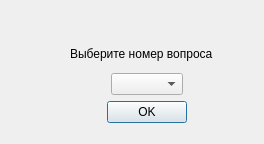
<?xml version="1.0" encoding="UTF-8"?>
<ui version="4.0">
 <class>Chose_question_No</class>
 <widget class="QDialog" name="Chose_question_No">
  <property name="geometry">
   <rect>
    <x>0</x>
    <y>0</y>
    <width>264</width>
    <height>144</height>
   </rect>
  </property>
  <property name="sizePolicy">
   <sizepolicy hsizetype="Fixed" vsizetype="Fixed">
    <horstretch>0</horstretch>
    <verstretch>0</verstretch>
   </sizepolicy>
  </property>
  <property name="minimumSize">
   <size>
    <width>264</width>
    <height>144</height>
   </size>
  </property>
  <property name="maximumSize">
   <size>
    <width>264</width>
    <height>144</height>
   </size>
  </property>
  <property name="windowTitle">
   <string>Dialog</string>
  </property>
  <widget class="QWidget" name="">
   <property name="geometry">
    <rect>
     <x>70</x>
     <y>40</y>
     <width>154</width>
     <height>83</height>
    </rect>
   </property>
   <layout class="QGridLayout" name="gridLayout">
    <item row="0" column="0">
     <widget class="QLabel" name="label">
      <property name="text">
       <string>Выберите номер вопроса</string>
      </property>
     </widget>
    </item>
    <item row="1" column="0">
     <layout class="QVBoxLayout" name="verticalLayout">
      <item alignment="Qt::AlignmentFlag::AlignHCenter">
       <widget class="QComboBox" name="comboBox"/>
      </item>
      <item alignment="Qt::AlignmentFlag::AlignHCenter">
       <widget class="QPushButton" name="pushButton">
        <property name="text">
         <string>OK</string>
        </property>
       </widget>
      </item>
     </layout>
    </item>
   </layout>
  </widget>
 </widget>
 <resources/>
 <connections/>
</ui>
